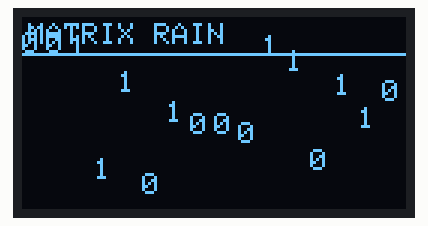
Bench run of a sketch on a simulated Arduino Uno, built with avr-gcc and run on an emulated ATmega328P. Parts: 128×64 one-colour display. Random numbers use the default seed unless the sketch sets one.

Above: at 0.17 s.
At 7.87 s:
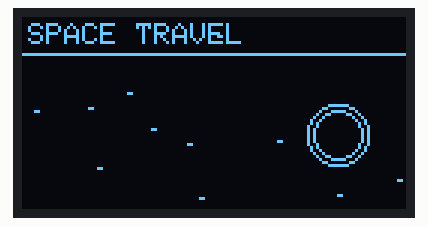
At 15.58 s:
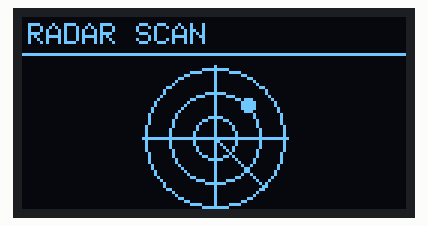
At 23.28 s:
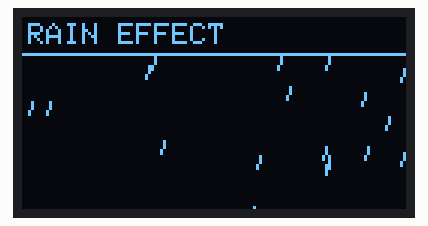
At 30.88 s:
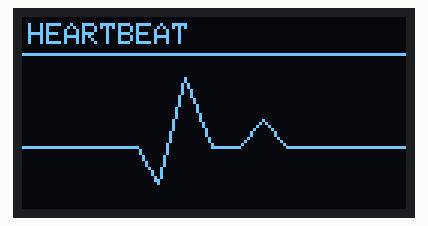
At 39.94 s:
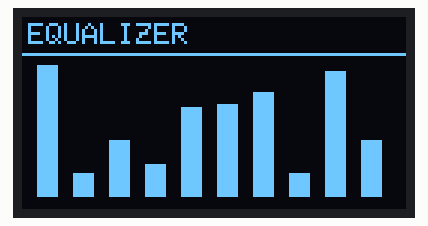

Measured:
- what the display in image 4 shows lasts 0.4 s, from 30.7 s to 31.1 s

The sketch:

oled-animation-collection.ino
```cpp
// (licence header left out)
#include <Wire.h>
#include <Adafruit_GFX.h>
#include <Adafruit_SSD1306.h>

Adafruit_SSD1306 display(128, 64, &Wire, -1);

unsigned long lastFrame = 0;
unsigned long sceneStart = 0;
int scene = 0;
int frame = 0;

int matrixY[16];
int rainX[18], rainY[18];
int starX[12], starY[12];
int snowX[12], snowY[12];

void setup() {
  if (!display.begin(SSD1306_SWITCHCAPVCC, 0x3C)) {
    while (true) {}
  }

  randomSeed(analogRead(A0));

  for (int i = 0; i < 16; i++) matrixY[i] = random(64);
  for (int i = 0; i < 18; i++) {
    rainX[i] = random(128);
    rainY[i] = random(64);
  }
  for (int i = 0; i < 12; i++) {
    starX[i] = random(128);
    starY[i] = random(64);
    snowX[i] = random(128);
    snowY[i] = random(64);
  }

  sceneStart = millis();
}

void loop() {
  unsigned long now = millis();

  if (now - lastFrame < 45) return;
  lastFrame = now;

  if (now - sceneStart >= 5000) {
    scene = (scene + 1) % 12;
    sceneStart = now;
    frame = 0;
  }

  frame++;

  switch (scene) {
    case 0: matrixRain(); break;
    case 1: starfield(); break;
    case 2: bouncingBall(); break;
    case 3: radar(); break;
    case 4: rainEffect(); break;
    case 5: rocket(); break;
    case 6: heartbeat(); break;
    case 7: equalizer(); break;
    case 8: loading(); break;
    case 9: snowfall(); break;
    case 10: fireworks(); break;
    case 11: digitalClock(); break;
  }
}

void title(const char *name) {
  display.setTextSize(1);
  display.setTextColor(WHITE);
  display.setCursor(2, 2);
  display.print(name);
  display.drawLine(0, 12, 127, 12, WHITE);
}

// 1. MATRIX RAIN
void matrixRain() {
  display.clearDisplay();
  title("MATRIX RAIN");

  for (int i = 0; i < 16; i++) {
    display.setCursor(i * 8, matrixY[i]);
    display.print(random(0, 2));
    matrixY[i] += random(1, 4);
    if (matrixY[i] > 64) matrixY[i] = 13;
  }

  display.display();
}

// 2. STARFIELD
void starfield() {
  display.clearDisplay();
  title("SPACE TRAVEL");

  for (int i = 0; i < 12; i++) {
    display.drawPixel(starX[i], starY[i], WHITE);
    display.drawPixel(starX[i] + 1, starY[i], WHITE);

    starX[i] -= 1 + (i % 3);

    if (starX[i] < 0) {
      starX[i] = 127;
      starY[i] = random(14, 64);
    }
  }

  display.drawCircle(105, 39, 10, WHITE);
  display.drawCircle(105, 39, 8, WHITE);
  display.display();
}

// 3. BOUNCING BALL
void bouncingBall() {
  static int x = 20, y = 30, vx = 3, vy = 2;

  display.clearDisplay();
  title("BOUNCING BALL");

  x += vx;
  y += vy;

  if (x < 5 || x > 123) vx = -vx;
  if (y < 18 || y > 59) vy = -vy;

  display.drawLine(0, 60, 127, 60, WHITE);
  display.fillCircle(x, y, 4, WHITE);
  display.display();
}

// 4. RADAR
void radar() {
  display.clearDisplay();
  title("RADAR SCAN");

  display.drawCircle(64, 40, 23, WHITE);
  display.drawCircle(64, 40, 15, WHITE);
  display.drawCircle(64, 40, 7, WHITE);
  display.drawLine(64, 16, 64, 63, WHITE);
  display.drawLine(40, 40, 88, 40, WHITE);

  float angle = (frame % 80) * 0.0785;
  int x = 64 + cos(angle) * 23;
  int y = 40 + sin(angle) * 23;

  display.drawLine(64, 40, x, y, WHITE);
  display.fillCircle(75, 29, 2, WHITE);
  display.display();
}

// 5. RAIN
void rainEffect() {
  display.clearDisplay();
  title("RAIN EFFECT");

  for (int i = 0; i < 18; i++) {
    display.drawLine(rainX[i], rainY[i],
                     rainX[i] - 1, rainY[i] + 4, WHITE);

    rainY[i] += 3 + (i % 3);

    if (rainY[i] > 64) {
      rainY[i] = 13;
      rainX[i] = random(128);
    }
  }

  display.display();
}

// 6. ROCKET
void rocket() {
  display.clearDisplay();
  title("ROCKET LAUNCH");

  int y = 55 - (frame % 45);

  display.drawLine(64, y - 12, 64, y + 9, WHITE);
  display.drawTriangle(64, y - 19, 57, y - 9, 71, y - 9, WHITE);
  display.drawLine(57, y + 5, 51, y + 12, WHITE);
  display.drawLine(71, y + 5, 77, y + 12, WHITE);

  display.drawLine(62, y + 10, 60, y + 17, WHITE);
  display.drawLine(66, y + 10, 68, y + 17, WHITE);

  display.display();
}

// 7. HEARTBEAT
void heartbeat() {
  display.clearDisplay();
  title("HEARTBEAT");

  int pulse = (frame % 20 < 10) ? 2 : 0;

  display.drawLine(0, 43, 30, 43, WHITE);
  display.drawLine(30, 43, 38, 43 - pulse, WHITE);
  display.drawLine(38, 43 - pulse, 45, 55, WHITE);
  display.drawLine(45, 55, 54, 20, WHITE);
  display.drawLine(54, 20, 63, 43, WHITE);
  display.drawLine(63, 43, 72, 43, WHITE);
  display.drawLine(72, 43, 80, 34, WHITE);
  display.drawLine(80, 34, 88, 43, WHITE);
  display.drawLine(88, 43, 127, 43, WHITE);

  display.display();
}

// 8. EQUALIZER
void equalizer() {
  display.clearDisplay();
  title("EQUALIZER");

  for (int i = 0; i < 10; i++) {
    int h = random(5, 45);
    int x = 5 + i * 12;
    display.fillRect(x, 60 - h, 7, h, WHITE);
  }

  display.display();
}

// 9. LOADING
void loading() {
  display.clearDisplay();
  title("LOADING");

  display.drawRoundRect(12, 28, 104, 13, 4, WHITE);

  int progress = frame % 100;
  display.fillRect(15, 31, progress, 7, WHITE);

  display.setCursor(53, 49);
  display.print(progress);
  display.print("%");

  display.display();
}

// 10. SNOWFALL
void snowfall() {
  display.clearDisplay();
  title("SNOWFALL");

  for (int i = 0; i < 12; i++) {
    display.drawPixel(snowX[i], snowY[i], WHITE);

    snowY[i] += 1 + (i % 2);
    snowX[i] += (i % 3 == 0) ? 1 : 0;

    if (snowY[i] > 63) {
      snowY[i] = 13;
      snowX[i] = random(128);
    }

    if (snowX[i] > 127) snowX[i] = 0;
  }

  display.display();
}

// 11. FIREWORKS
void fireworks() {
  display.clearDisplay();
  title("FIREWORKS");

  int radius = (frame % 30) / 2;
  int cx = 64, cy = 39;

  for (int i = 0; i < 8; i++) {
    float a = i * 0.785;
    int x = cx + cos(a) * radius;
    int y = cy + sin(a) * radius;
    display.drawLine(cx, cy, x, y, WHITE);
  }

  display.display();
}

// 12. DIGITAL CLOCK / UPTIME
void digitalClock() {
  display.clearDisplay();
  title("ROBOT UPTIME");

  unsigned long seconds = millis() / 1000;
  unsigned int minutes = seconds / 60;
  unsigned int hours = minutes / 60;

  display.setTextSize(2);
  display.setCursor(14, 27);

  if (hours < 10) display.print("0");
  display.print(hours);
  display.print(":");

  if (minutes % 60 < 10) display.print("0");
  display.print(minutes % 60);
  display.print(":");

  if (seconds % 60 < 10) display.print("0");
  display.print(seconds % 60);

  display.setTextSize(1);
  display.setCursor(35, 52);
  display.print("SYSTEM RUNNING");

  display.display();
}
```
